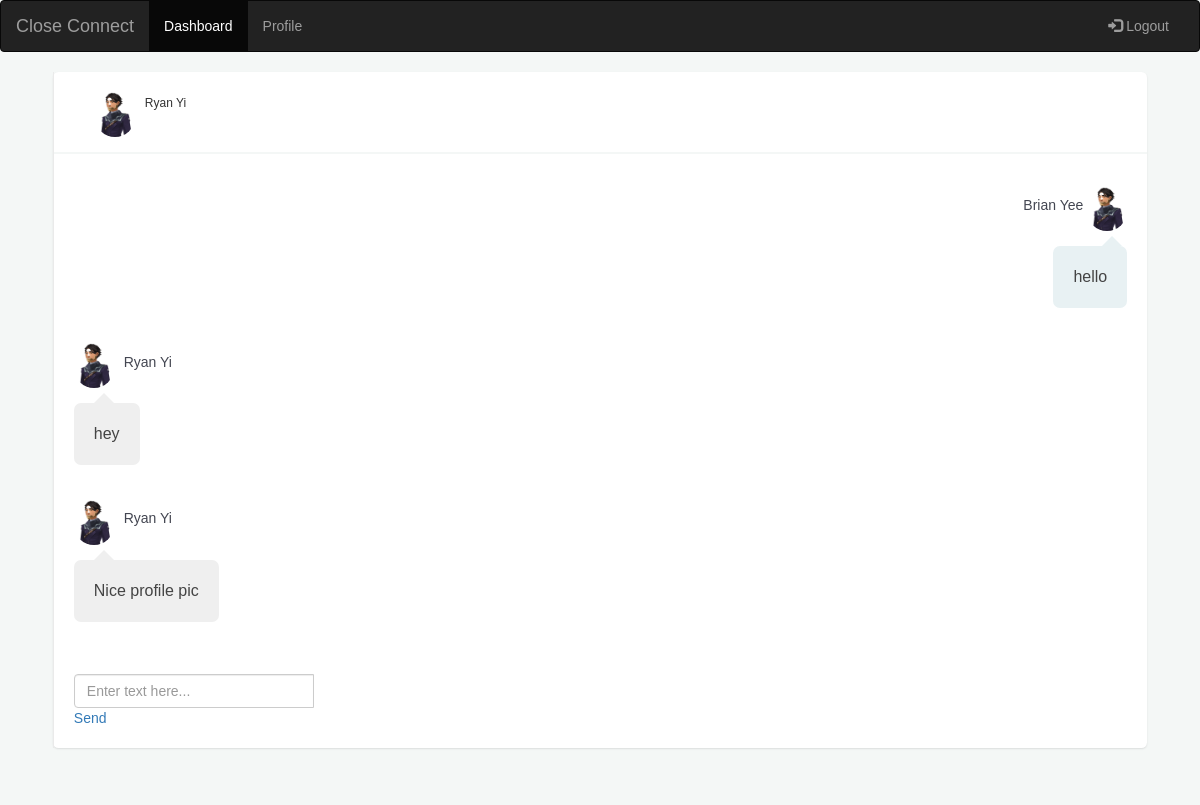
The page /users/1/2 (signed in) on the database as committed earlier.
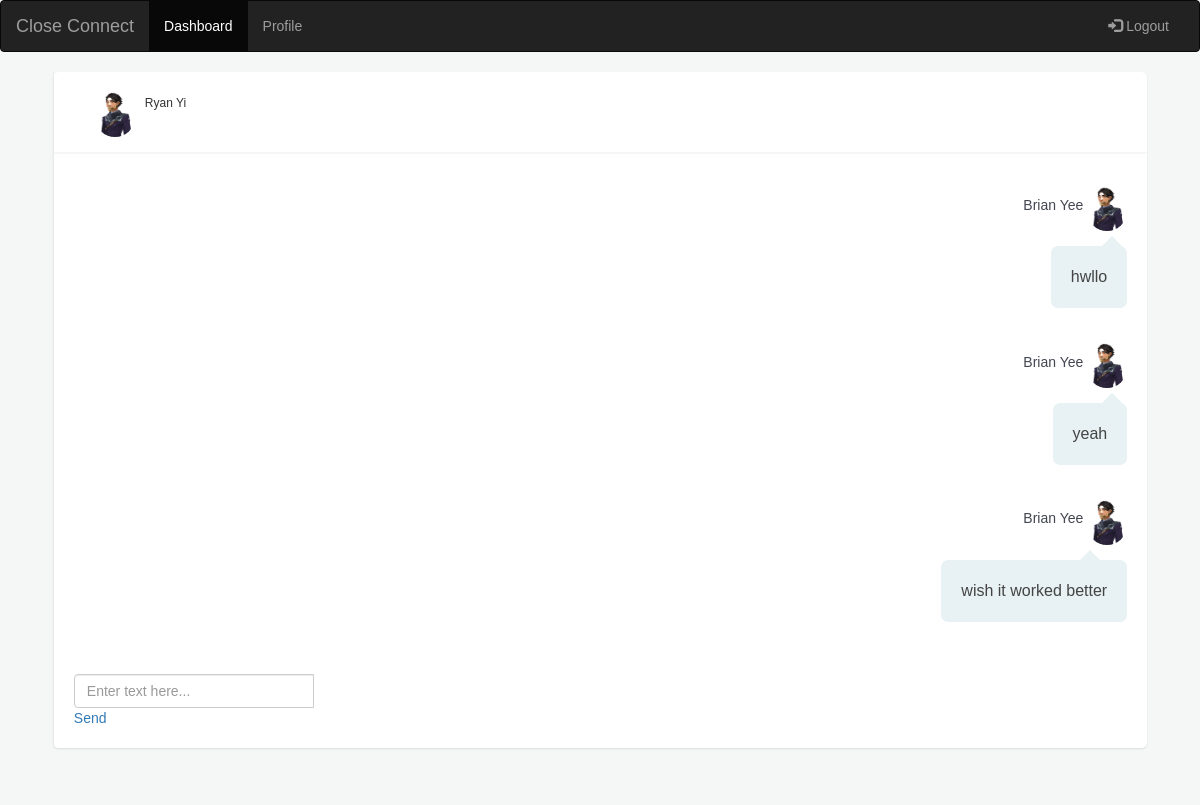
The same page on the database as committed later.
### user/models.py (models this page shows)
class Message(models.Model):
    content = models.CharField(max_length=10000, null=True)
    sender = models.ForeignKey(User, related_name="message_sends", on_delete=models.CASCADE, null=True)
    created_at = models.DateTimeField(auto_now_add=True)
    updated_at = models.DateTimeField(auto_now=True)
    chat_room = models.ForeignKey(Chat, related_name="messages", on_delete=models.CASCADE, null=True)

class User(models.Model):
    user_level = models.IntegerField()
    email = models.CharField(max_length=255)
    first_name = models.CharField(max_length=50)
    last_name = models.CharField(max_length=50)
    password = models.CharField(max_length=60)
    description = models.TextField()
    profile_pic = models.ImageField(null=True, blank=True)
    created_at = models.DateTimeField(auto_now_add=True)
    updated_at = models.DateTimeField(auto_now=True)
    objects = UserManager()

### user/views.py (the view, shortened to what this page needs)
# urls.py: path('users/<int:account_user_id>/<int:user_id>', views.chat_room, name='room'),
def chat_room(request, account_user_id, user_id):
    try:
        id = request.session['user_id']
        if account_user_id < user_id:
            room_id = f'{account_user_id}{user_id}chat'
        else:
            room_id = f'{user_id}{account_user_id}chat'
        account_user = User.objects.get(id=account_user_id)
        user = User.objects.get(id=user_id)
        account_chats = account_user.chatrooms.all()
        if len(account_chats) > 0 and len(account_chats.filter(room_id=room_id)) != 0:
            account_chat = account_chats.filter(room_id=room_id).first()
            account_chat_messages = account_chat.messages.all()
            context = {
                'account_user_id': account_user_id,
                'user_id': user_id,
                'room_id': room_id,
                'messages': account_chat_messages,
                'account_user': account_user,
                'user': user
            }
        return render(request, 'chat_room.html', context)
    except:
        return redirect('/login')

### user/templates/chat_room.html (shortened to what the changed rows need)
<!DOCTYPE html>
<html>
<head>
    <link rel="stylesheet" href="https://maxcdn.bootstrapcdn.com/bootstrap/3.4.1/css/bootstrap.min.css">
    {% load static %}
    <link rel="stylesheet" href="{% static 'css/style.css' %}">
</head>
<body>
<link href="https://maxcdn.bootstrapcdn.com/font-awesome/4.7.0/css/font-awesome.min.css" rel="stylesheet"/>
<div class="container container-chat">
    <div class="row clearfix">
        <div class="col-lg-12">
            <div class="card chat-app">
                <div class="chat">
                    <div class="chat-history" id="chat-box">
                        <ul class="m-b-0">
                            {% for message in messages %}
                                {% if message.sender.id == account_user_id %}
                                    <li class="clearfix">
                                        <div class="message-data text-right">
                                            <span class="message-data-time">{{ message.sender.first_name }} {{ message.sender.last_name }}</span>
                                            {% if account_user.profile_pic %}
                                                <img src="{{ account_user.profile_pic.url }}" alt="avatar">
                                            {% else %}
                                                <img src="/static/images/default_profile.png" alt="avatar">
                                            {% endif %}
                                        </div>
                                        <div class="message other-message float-right"> {{ message.content }}
                                        </div>
                                    </li>
                                {% else %}
                                    <li class="clearfix">
                                        <div class="message-data">
                                            {% if user.profile_pic %}
                                                <img src="{{ user.profile_pic.url }}" alt="avatar">
                                            {% else %}
                                                <img src="/static/images/default_profile.png" alt="avatar">
                                            {% endif %}
                                            <span class="message-data-time">{{ message.sender.first_name }} {{ message.sender.last_name }}</span>
                                        </div>
                                        <div class="message my-message">{{ message.content }}</div>
                                    </li>
                                {% endif %}
                            {% endfor %}
                        </ul>
                    </div>
                </div>
            </div>
        </div>
    </div>
</div>
</body>
</html>

Rows that differ between the two databases and show on the page:
no longer on this page (row unchanged): Message: sender.first_name "Brian", sender.last_name "Yee", profile_pic (picture), content "hello"
no longer on this page (row unchanged): Message: profile_pic (picture), sender.first_name "Ryan", sender.last_name "Yi", content "hey"
no longer on this page (row unchanged): Message: profile_pic (picture), sender.first_name "Ryan", sender.last_name "Yi", content "Nice profile pic"
added Message: sender.first_name "Brian", sender.last_name "Yee", profile_pic (picture), content "hwllo"
added Message: sender.first_name "Brian", sender.last_name "Yee", profile_pic (picture), content "yeah"
added Message: sender.first_name "Brian", sender.last_name "Yee", profile_pic (picture), content "wish it worked better"
